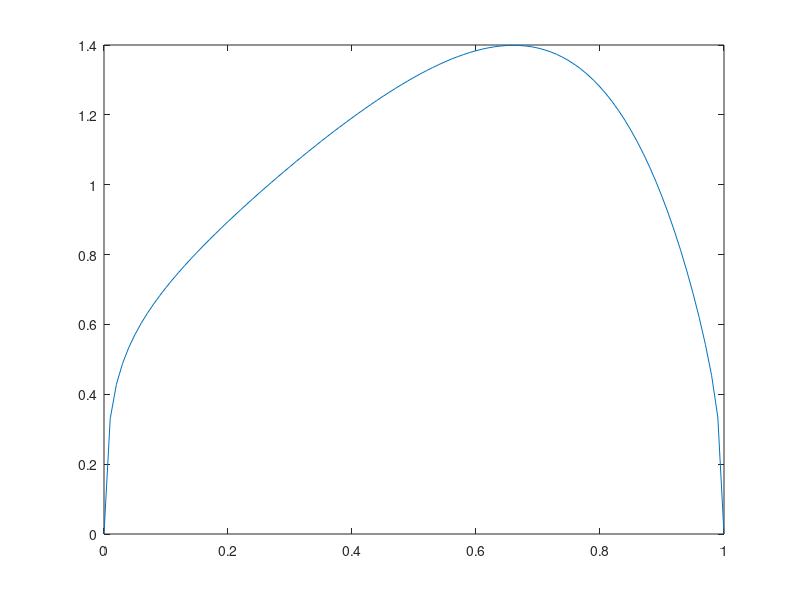

MATLAB code to generate this figure:
%To Solve the differential equation -u'' + f(x,u) = 0

%Assigning maximun number of iterations
k_MAX=100;
%Assigning Tolerance Limit
TOL=10^-6;
%Taking arbitrary number of intervals N=6
N=100;
% Let the length of one division be h
h=1/N;
% x is a vector with N+1 number of equidistant points from 0 to 1
x=linspace(0,1,N+1)';
x=x(2:N);
%Taking initial guess U0
U0=zeros(N-1,1);
%Defining alpha
alpha=linspace(0.1,1,10);
%Definig the Residual matrix
res = [];
k = 10^-4;

%Method 3 - Damped Newton's Method
f=@(x,U0)(-(U0+k).^-7-x.*exp(4.*x));
fu=@(x,U0)(-7.*-(U0+k).^-8);

%Creating A matrix
principalDiag_A=[(-2/(h^2))*(ones(N-1,1))];
lowerDiag_A=[(1/(h^2))*(ones(N-1,1))];
upperDiag_A=[(1/(h^2))*(ones(N-1,1))];
A=spdiags([lowerDiag_A principalDiag_A upperDiag_A],-1:1,N-1,N-1);

%Creating A1 matrix
lowerDiag_A1=[(-1/(h^2))*(ones(N-1,1))];
upperDiag_A1=[(-1/(h^2))*(ones(N-1,1))];

for iterations_performed = 1:k_MAX
    principalDiag_A1=[(2/h^2+fu(x,U0)).*ones(N-1,1)];
    rhs=A*U0-f(x,U0);
    A1=spdiags([lowerDiag_A1 principalDiag_A1 upperDiag_A1],-1:1,N-1,N-1);
    v=A1\rhs;
    for j = 1:length(alpha)
       U1=U0+alpha(j)*v;
       res = [res max(abs(-A*U1+f(x,U1)))];
    end
    index = find(res==min(res));
    res = [];
    U1 = U0+alpha(index).*v;
    if(max(abs(U1-U0))>TOL)
        flag_Method3=0;
        U0=U1;
    else
        flag_Method3=1;
        break;
    end    
end
U1=[0; U1; 0];
x=linspace(0,1,N+1);
figure(9);
plot(x,U1);